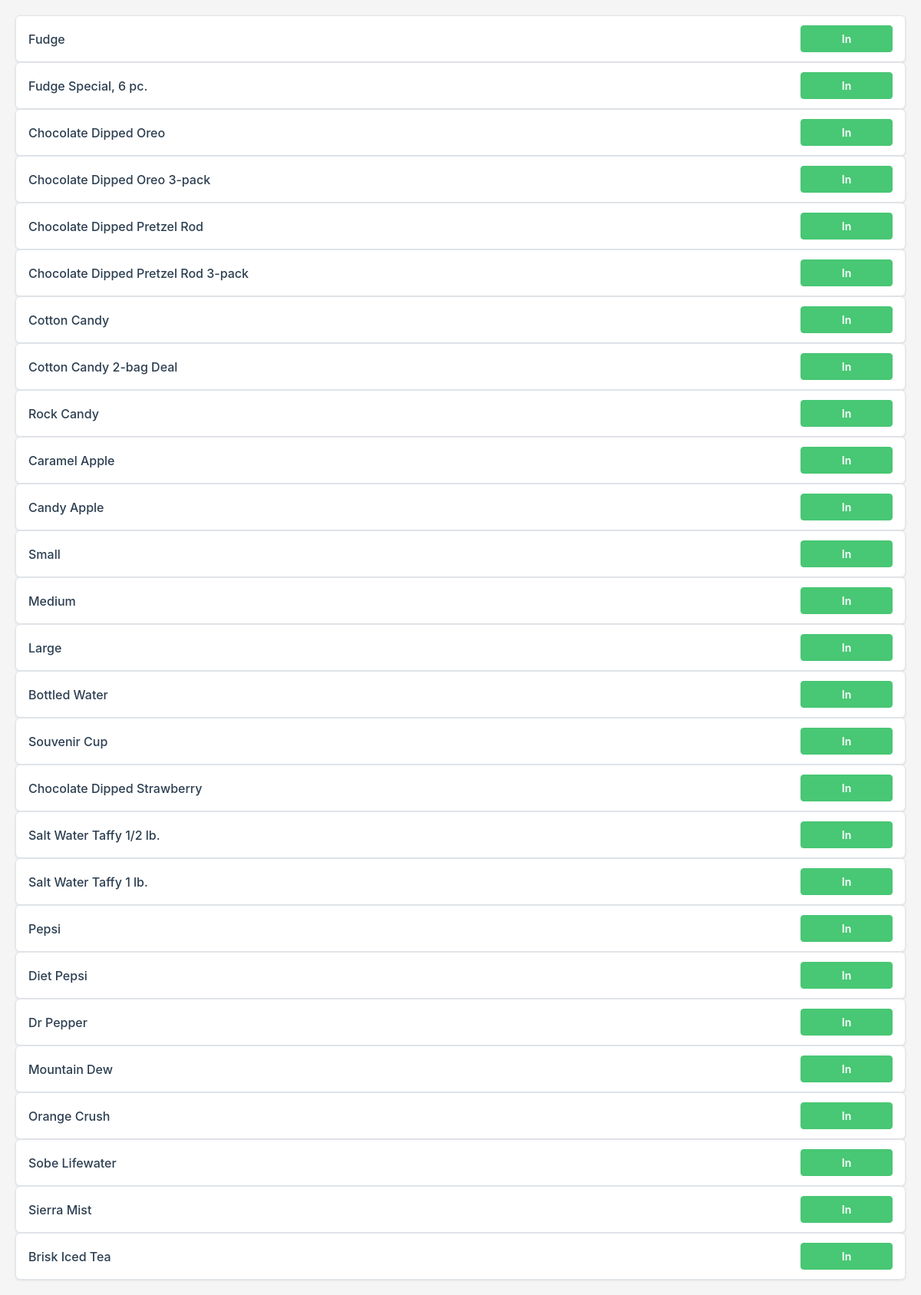
Before: /click with the older database file.
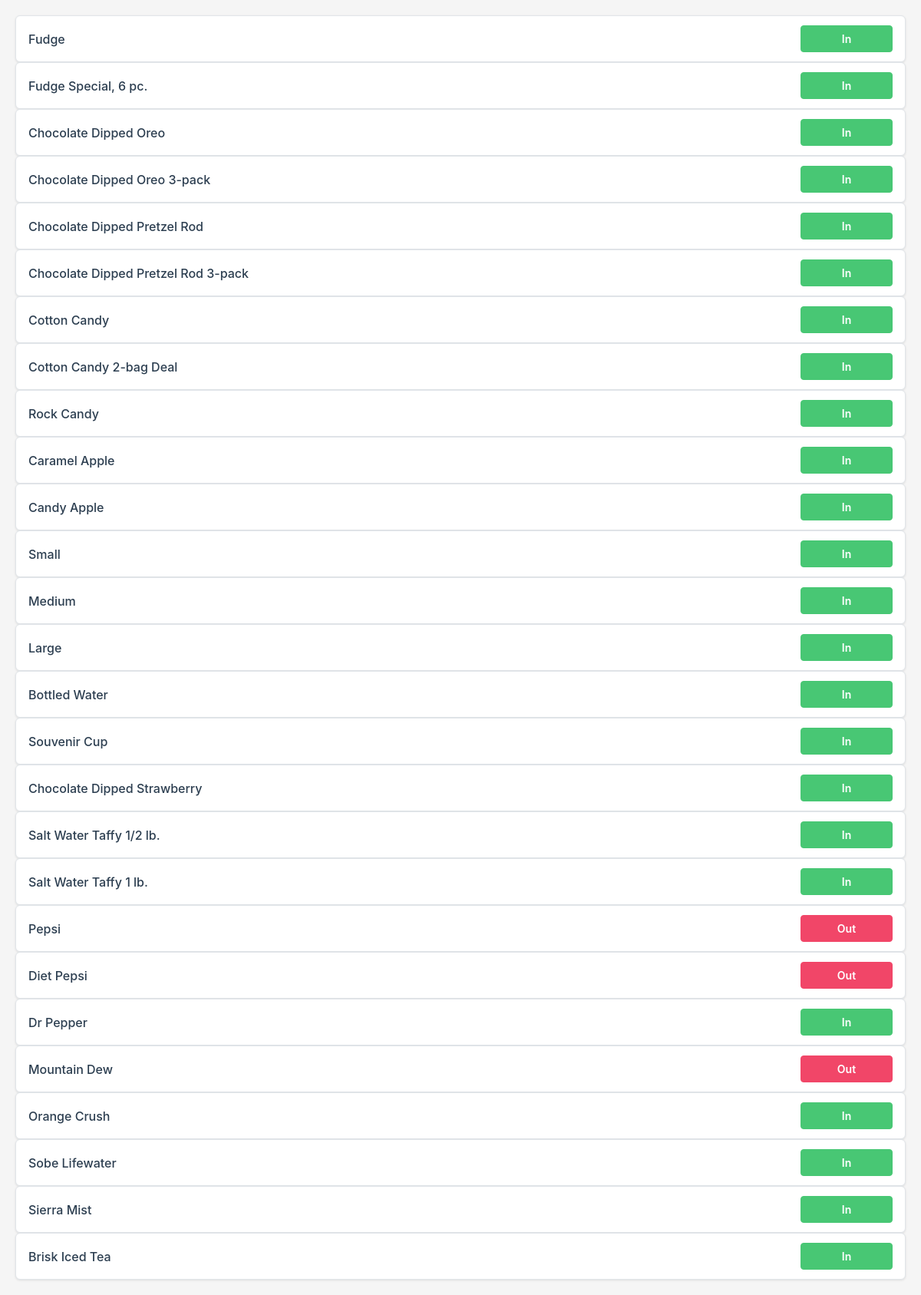
After: the same page with the newer database file.
### app.py (models this page shows, shortened)
class Item(db.Model):
    id = db.Column(db.Integer, primary_key=True)
    name = db.Column(db.String(30), nullable=False)
    price = db.Column(db.String(10), nullable=False)
    status = db.Column(db.Boolean, nullable=False)

### app.py (the view, shortened to what this page needs)
@app.route('/click', methods=['GET', 'POST'])
def click():
    return render_template('click.html', items=Item.query.all())

### templates/click.html (shortened to what this page needs)
<!DOCTYPE html>
<html lang="en">
    <head>
        <link rel="stylesheet" href="https://cdn.jsdelivr.net/npm/bulma@0.9.4/css/bulma.min.css">
        <link rel="stylesheet" href="{{ url_for('static', filename='styles.css') }}">
    </head>
    <body class="click">
        {% for item in items %}
            <div class="field">
                <form action="" method="POST" id="{{ item.name }}_form" class="menu_item menu_button">
                    <label for="{{ item.name }}" id="{{ item.name }}_label" class="item_label">{{ item.name }}</label>
                    <div class="control">
                        {% if item.status %}
                            <button id="{{ item.name }}" class="button is-danger">
                            In
                            </button>
                        {% else %}
                        <button id="{{ item.name }}" class="button is-primary">
                            Out
                        </button>
                        {% endif %}
                    </div>
                </form>
            </div>
        {% endfor %}
    </body>
</html>

### static/styles.css (style rules this page uses)
body { padding: 0; margin: 0; background: linear-gradient(135deg, #ff6b6b 0%, #ffd93d 25%, #6bcf7f 50%, #4d9de0 75%, #e15759 100%); background-size: 400% 400%; animation: gradientShift 8s ease infinite; width: 100vw; height: 100vh; overflow: hidden; font-family: 'Comic Sans MS', cursive, sans-serif; }
body.click { background: #f5f5f5; font-family: -apple-system, BlinkMacSystemFont, 'Segoe UI', Roboto, sans-serif; animation: none; overflow-y: auto; height: auto; position: static; }
.click { padding: 20px; background: #ffffff; }
body.click .button { width: 120px; border-radius: 4px !important; font-weight: 600; font-size: 14px; }
body.click .button.is-danger { background-color: #48c774; border-color: #48c774; }
body.click .button.is-primary { background-color: #f14668; border-color: #f14668; }
body.click .menu_item { display: flex; flex-direction: row; justify-content: space-between; align-items: center; font-size: 16px; padding: 12px 16px; margin: 0; border-radius: 6px; background: #ffffff; border: 1px solid #e1e5e9; box-shadow: 0 1px 3px rgba(0, 0, 0, 0.1); }
body.click .item_label { display: flex; justify-content: flex-start; align-items: center; flex: 1; background-color: transparent; font-size: 16px; color: #2c3e50; font-weight: 500; }
body.click .field { margin: 0; }
.field:not(:last-child) { margin: 0; }

Changed rows visible on the page:
changed Item "Pepsi": status "In" → "Out"
changed Item "Diet Pepsi": status "In" → "Out"
changed Item "Mountain Dew": status "In" → "Out"
